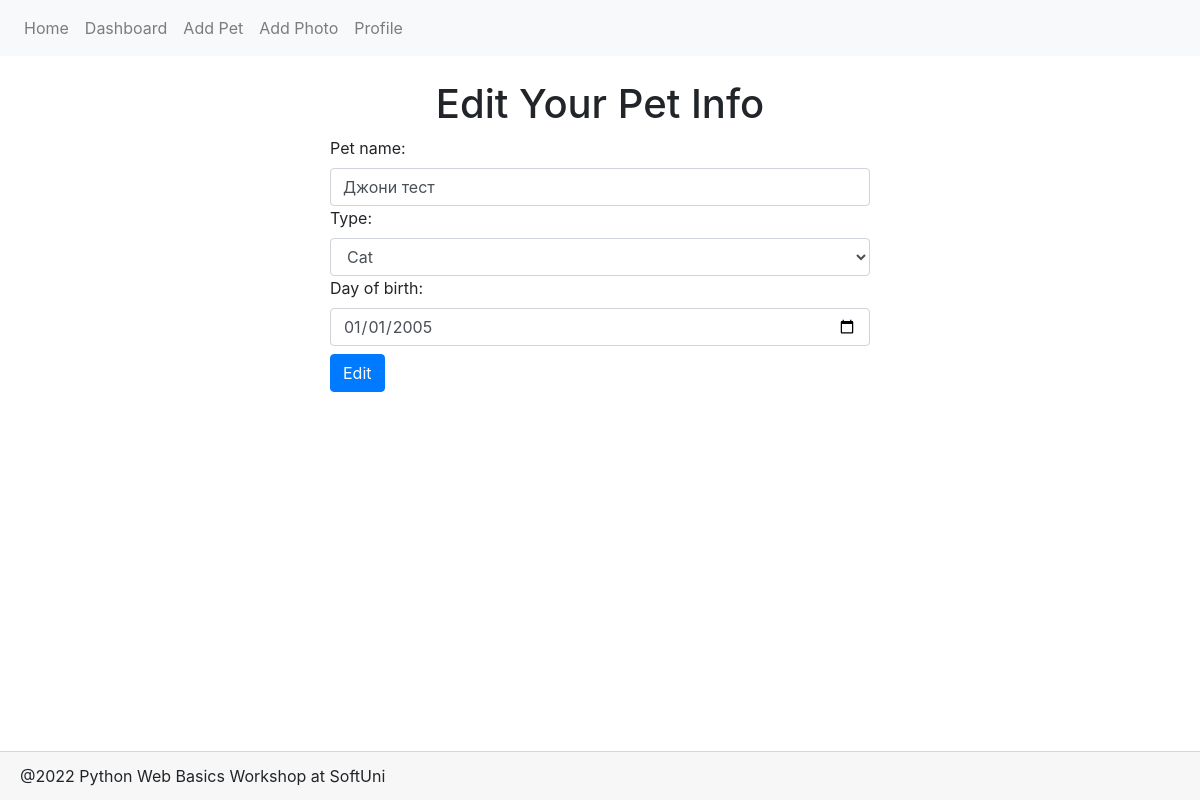
The page /pet/edit/20/ on the database its author committed.
### Petstagram/main_app/models.py (models this page shows, shortened)
class Pet(models.Model):
    TYPES = [(x, x) for x in ("Cat", "Dog", "Bunny", "Parrot", "Fish", "Other")]
    name = models.CharField('Pet name', max_length=30)
    type = models.CharField(
        max_length=max(len(x) for (x, y) in TYPES),
        choices=TYPES
    )
    date_of_birth = models.DateField(
        'Day of birth',
        null=True,
        blank=True
    )
    user_profile = models.ForeignKey(
        Profile,
        on_delete=models.CASCADE,
    )
    class Meta:
        unique_together = ('user_profile', 'name')

### Petstagram/main_app/views/pets.py (the view)
# urls.py: path('pet/edit/<str:pk>/', pet_edit, name='pet_edit'),
def pet_edit(request, pk):
    pet = Pet.objects.get(id=pk)
    if request.method == 'POST':
        form = EditPetForm(request.POST, instance=pet)
        if form.is_valid():
            form.save()
            return redirect('profile_details')
    else:
        form = EditPetForm(instance=pet)
    context = {
        'form': form,
    }
    return render(request, 'pet_edit.html', context)

### Petstagram/main_app/forms.py
class EditPetForm(forms.ModelForm):
    class Meta:
        model = Pet
        fields = ('name', 'type', 'date_of_birth')
        widgets = {
            'name': forms.TextInput(
                attrs={
                    'class': 'form-control',
                    'placeholder': 'Enter pet name',
                }
            ),
            'type': forms.Select(
                attrs={
                    'class': 'form-control',
                }
            ),
            'date_of_birth': DateInput(
                attrs={
                    'class': 'form-control',
                    'min': '1920-01-01',
                }),
        }

### Petstagram/main_app/templatetags/profiles.py (called while the page is built)
@register.simple_tag()
def has_profile():
    return Profile.objects.count() > 0

### Petstagram/main_app/templates/pet_edit.html (shortened to what this page needs)
{% extends 'base.html' %}
{% block page_content %}
    <h1 class="text-center">Edit Your Pet Info</h1>
    <div class="row">
        <div class="col-lg-3"></div>
        <div class="col-lg-6">
            <form method="post" action="">
                {{ form }}
                <button class="btn btn-primary mt-2" type="submit">Edit</button>
            </form>
        </div>
        <div class="col-lg-3"></div>
    </div>
{% endblock %}

### rows shown on the page
Pet: name "Джони тест", type "Cat", date_of_birth "01/01/2005"
